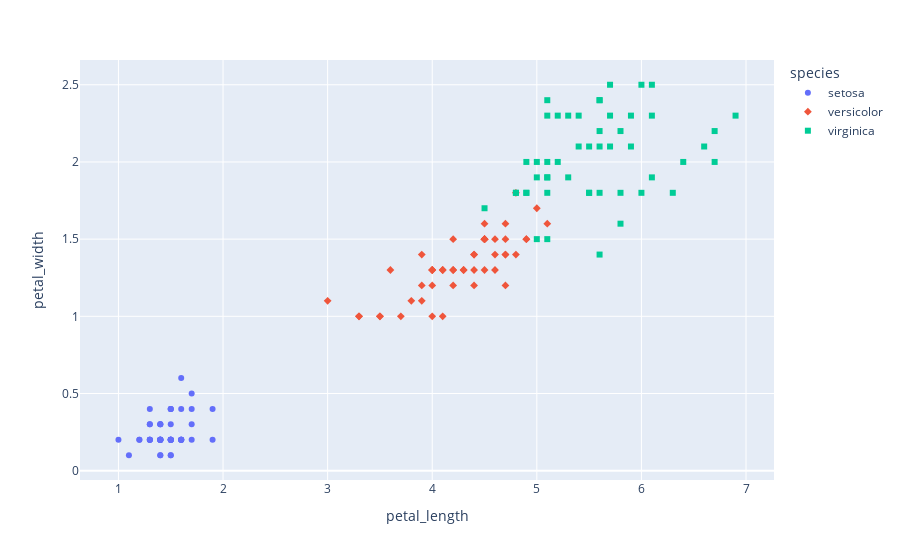

Here is the notebook cell this chart was saved with:
### Markdown cell above
Below is a closer look at the correlation between petal_lenth and petal_width by species.

### Code cell
# Text message
print("A interactive scatterplot of 'petal length' and 'petal width' has been generated:\n")
# Use Plotly Express to create an interactive scatter plot with different colours and symbols for each species.
fig = px.scatter(df, x="petal_length", y="petal_width",
                 color="species",
                 symbol="species",  
                 hover_data=['petal_length', 'petal_width'])
fig.show()

### Figure 1 — Plotly figure (JSON) as saved in the notebook; plotly's stock layout.template omitted (floating-point values rounded to 4 significant figures)
{"data": [{"hovertemplate": "species=setosa<br>petal_length=%{x}<br>petal_width=%{y}<extra></extra>", "legendgroup": "setosa", "marker": {"color": "#636efa", "symbol": "circle"}, "mode": "markers", "name": "setosa", "orientation": "v", "showlegend": true, "type": "scatter", "x": [1.4, 1.4, 1.3, 1.5, 1.4, 1.7, 1.4, 1.5, 1.4, 1.5, 1.5, 1.6, 1.4, 1.1, 1.2, 1.5, 1.3, 1.4, 1.7, 1.5, 1.7, 1.5, 1, 1.7, 1.9, 1.6, 1.6, 1.5, 1.4, 1.6, 1.6, 1.5, 1.5, 1.4, 1.5, 1.2, 1.3, 1.4, 1.3, 1.5, 1.3, 1.3, 1.3, 1.6, 1.9, 1.4, 1.6, 1.4, 1.5, 1.4], "xaxis": "x", "y": [0.2, 0.2, 0.2, 0.2, 0.2, 0.4, 0.3, 0.2, 0.2, 0.1, 0.2, 0.2, 0.1, 0.1, 0.2, 0.4, 0.4, 0.3, 0.3, 0.3, 0.2, 0.4, 0.2, 0.5, 0.2, 0.2, 0.4, 0.2, 0.2, 0.2, 0.2, 0.4, 0.1, 0.2, 0.2, 0.2, 0.2, 0.1, 0.2, 0.2, 0.3, 0.3, 0.2, 0.6, 0.4, 0.3, 0.2, 0.2, 0.2, 0.2], "yaxis": "y"}, {"hovertemplate": "species=versicolor<br>petal_length=%{x}<br>petal_width=%{y}<extra></extra>", "legendgroup": "versicolor", "marker": {"color": "#EF553B", "symbol": "diamond"}, "mode": "markers", "name": "versicolor", "orientation": "v", "showlegend": true, "type": "scatter", "x": [4.7, 4.5, 4.9, 4, 4.6, 4.5, 4.7, 3.3, 4.6, 3.9, 3.5, 4.2, 4, 4.7, 3.6, 4.4, 4.5, 4.1, 4.5, 3.9, 4.8, 4, 4.9, 4.7, 4.3, 4.4, 4.8, 5, 4.5, 3.5, 3.8, 3.7, 3.9, 5.1, 4.5, 4.5, 4.7, 4.4, 4.1, 4, 4.4, 4.6, 4, 3.3, 4.2, 4.2, 4.2, 4.3, 3, 4.1], "xaxis": "x", "y": [1.4, 1.5, 1.5, 1.3, 1.5, 1.3, 1.6, 1, 1.3, 1.4, 1, 1.5, 1, 1.4, 1.3, 1.4, 1.5, 1, 1.5, 1.1, 1.8, 1.3, 1.5, 1.2, 1.3, 1.4, 1.4, 1.7, 1.5, 1, 1.1, 1, 1.2, 1.6, 1.5, 1.6, 1.5, 1.3, 1.3, 1.3, 1.2, 1.4, 1.2, 1, 1.3, 1.2, 1.3, 1.3, 1.1, 1.3], "yaxis": "y"}, {"hovertemplate": "species=virginica<br>petal_length=%{x}<br>petal_width=%{y}<extra></extra>", "legendgroup": "virginica", "marker": {"color": "#00cc96", "symbol": "square"}, "mode": "markers", "name": "virginica", "orientation": "v", "showlegend": true, "type": "scatter", "x": [6, 5.1, 5.9, 5.6, 5.8, 6.6, 4.5, 6.3, 5.8, 6.1, 5.1, 5.3, 5.5, 5, 5.1, 5.3, 5.5, 6.7, 6.9, 5, 5.7, 4.9, 6.7, 4.9, 5.7, 6, 4.8, 4.9, 5.6, 5.8, 6.1, 6.4, 5.6, 5.1, 5.6, 6.1, 5.6, 5.5, 4.8, 5.4, 5.6, 5.1, 5.1, 5.9, 5.7, 5.2, 5, 5.2, 5.4, 5.1], "xaxis": "x", "y": [2.5, 1.9, 2.1, 1.8, 2.2, 2.1, 1.7, 1.8, 1.8, 2.5, 2, 1.9, 2.1, 2, 2.4, 2.3, 1.8, 2.2, 2.3, 1.5, 2.3, 2, 2, 1.8, 2.1, 1.8, 1.8, 1.8, 2.1, 1.6, 1.9, 2, 2.2, 1.5, 1.4, 2.3, 2.4, 1.8, 1.8, 2.1, 2.4, 2.3, 1.9, 2.3, 2.5, 2.3, 1.9, 2, 2.3, 1.8], "yaxis": "y"}], "layout": {"legend": {"title": {"text": "species"}, "tracegroupgap": 0}, "margin": {"t": 60}, "xaxis": {"anchor": "y", "domain": [0, 1], "title": {"text": "petal_length"}}, "yaxis": {"anchor": "x", "domain": [0, 1], "title": {"text": "petal_width"}}}}
